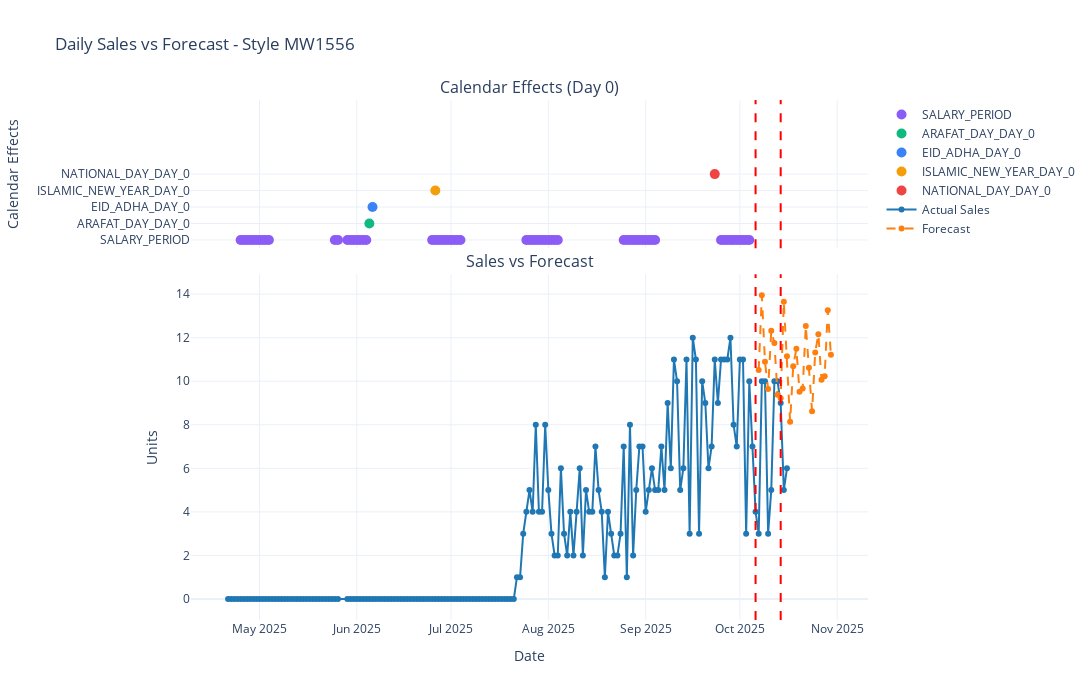

Notebook source saved alongside this figure:
### Code cell
# Example usage
SELECTED_STYLE = "MW1556" 
pdf_product, plot = FEVAL.plot_product_details_daily_short(validation_data, SELECTED_STYLE, products_df=products, EVALUATION_START_DATE=EVALUATION_START_DATE, EVALUATION_END_DATE=EVALUATION_END_DATE)
plot.show()

### Figure 1 — Plotly figure (JSON) as saved in the notebook; plotly's stock layout.template omitted (floating-point values rounded to 4 significant figures; data arrays with more than 128 entries replaced by an {"elided": "..."} marker saying what was removed)
{"data": [{"marker": {"color": "#8B5CF6", "size": 10}, "mode": "markers", "name": "SALARY_PERIOD", "showlegend": true, "type": "scatter", "x": ["2025-04-25T00:00:00", "2025-04-26T00:00:00", "2025-04-27T00:00:00", "2025-04-28T00:00:00", "2025-04-29T00:00:00", "2025-04-30T00:00:00", "2025-05-01T00:00:00", "2025-05-02T00:00:00", "2025-05-03T00:00:00", "2025-05-04T00:00:00", "2025-05-25T00:00:00", "2025-05-26T00:00:00", "2025-05-29T00:00:00", "2025-05-30T00:00:00", "2025-05-31T00:00:00", "2025-06-01T00:00:00", "2025-06-02T00:00:00", "2025-06-03T00:00:00", "2025-06-04T00:00:00", "2025-06-25T00:00:00", "2025-06-26T00:00:00", "2025-06-27T00:00:00", "2025-06-28T00:00:00", "2025-06-29T00:00:00", "2025-06-30T00:00:00", "2025-07-01T00:00:00", "2025-07-02T00:00:00", "2025-07-03T00:00:00", "2025-07-04T00:00:00", "2025-07-25T00:00:00", "2025-07-26T00:00:00", "2025-07-27T00:00:00", "2025-07-28T00:00:00", "2025-07-29T00:00:00", "2025-07-30T00:00:00", "2025-07-31T00:00:00", "2025-08-01T00:00:00", "2025-08-02T00:00:00", "2025-08-03T00:00:00", "2025-08-04T00:00:00", "2025-08-25T00:00:00", "2025-08-26T00:00:00", "2025-08-27T00:00:00", "2025-08-28T00:00:00", "2025-08-29T00:00:00", "2025-08-30T00:00:00", "2025-08-31T00:00:00", "2025-09-01T00:00:00", "2025-09-02T00:00:00", "2025-09-03T00:00:00", "2025-09-04T00:00:00", "2025-09-25T00:00:00", "2025-09-26T00:00:00", "2025-09-27T00:00:00", "2025-09-28T00:00:00", "2025-09-29T00:00:00", "2025-09-30T00:00:00", "2025-10-01T00:00:00", "2025-10-02T00:00:00", "2025-10-03T00:00:00", "2025-10-04T00:00:00"], "xaxis": "x", "y": [1, 1, 1, 1, 1, 1, 1, 1, 1, 1, 1, 1, 1, 1, 1, 1, 1, 1, 1, 1, 1, 1, 1, 1, 1, 1, 1, 1, 1, 1, 1, 1, 1, 1, 1, 1, 1, 1, 1, 1, 1, 1, 1, 1, 1, 1, 1, 1, 1, 1, 1, 1, 1, 1, 1, 1, 1, 1, 1, 1, 1], "yaxis": "y"}, {"marker": {"color": "#10B981", "size": 10}, "mode": "markers", "name": "ARAFAT_DAY_DAY_0", "showlegend": true, "type": "scatter", "x": ["2025-06-05T00:00:00"], "xaxis": "x", "y": [2], "yaxis": "y"}, {"marker": {"color": "#3B82F6", "size": 10}, "mode": "markers", "name": "EID_ADHA_DAY_0", "showlegend": true, "type": "scatter", "x": ["2025-06-06T00:00:00"], "xaxis": "x", "y": [3], "yaxis": "y"}, {"marker": {"color": "#F59E0B", "size": 10}, "mode": "markers", "name": "ISLAMIC_NEW_YEAR_DAY_0", "showlegend": true, "type": "scatter", "x": ["2025-06-26T00:00:00"], "xaxis": "x", "y": [4], "yaxis": "y"}, {"marker": {"color": "#EF4444", "size": 10}, "mode": "markers", "name": "NATIONAL_DAY_DAY_0", "showlegend": true, "type": "scatter", "x": ["2025-09-23T00:00:00"], "xaxis": "x", "y": [5], "yaxis": "y"}, {"line": {"color": "#1f77b4", "width": 2}, "marker": {"size": 6}, "mode": "lines+markers", "name": "Actual Sales", "type": "scatter", "x": {"elided": "191 str values"}, "xaxis": "x2", "y": {"elided": "191 int values"}, "yaxis": "y2"}, {"line": {"color": "#ff7f0e", "dash": "dash", "width": 2}, "marker": {"size": 6}, "mode": "lines+markers", "name": "Forecast", "type": "scatter", "x": {"elided": "191 str values"}, "xaxis": "x2", "y": {"elided": "191 float values"}, "yaxis": "y2"}], "layout": {"annotations": [{"font": {"size": 16}, "showarrow": false, "text": "Calendar Effects (Day 0)", "x": 0.5, "xanchor": "center", "xref": "paper", "y": 1, "yanchor": "bottom", "yref": "paper"}, {"font": {"size": 16}, "showarrow": false, "text": "Sales vs Forecast", "x": 0.5, "xanchor": "center", "xref": "paper", "y": 0.665, "yanchor": "bottom", "yref": "paper"}], "height": 700, "legend": {"orientation": "v", "x": 1.02, "xanchor": "left", "y": 1, "yanchor": "top"}, "shapes": [{"line": {"color": "#ff0000", "dash": "dash", "width": 2}, "type": "line", "x0": "2025-10-06T00:00:00", "x1": "2025-10-06T00:00:00", "xref": "x", "y0": 0, "y1": 1, "yref": "y domain"}, {"line": {"color": "#ff0000", "dash": "dash", "width": 2}, "type": "line", "x0": "2025-10-14T00:00:00", "x1": "2025-10-14T00:00:00", "xref": "x", "y0": 0, "y1": 1, "yref": "y domain"}, {"line": {"color": "#ff0000", "dash": "dash", "width": 2}, "type": "line", "x0": "2025-10-06T00:00:00", "x1": "2025-10-06T00:00:00", "xref": "x2", "y0": 0, "y1": 1, "yref": "y2 domain"}, {"line": {"color": "#ff0000", "dash": "dash", "width": 2}, "type": "line", "x0": "2025-10-14T00:00:00", "x1": "2025-10-14T00:00:00", "xref": "x2", "y0": 0, "y1": 1, "yref": "y2 domain"}], "title": {"text": "Daily Sales vs Forecast - Style MW1556"}, "width": 1400, "xaxis": {"anchor": "y", "domain": [0, 1], "matches": "x2", "showticklabels": false}, "xaxis2": {"anchor": "y2", "domain": [0, 1], "title": {"text": "Date"}}, "yaxis": {"anchor": "x", "domain": [0.715, 1], "range": [0.5, 9.5], "ticktext": ["SALARY_PERIOD", "ARAFAT_DAY_DAY_0", "EID_ADHA_DAY_0", "ISLAMIC_NEW_YEAR_DAY_0", "NATIONAL_DAY_DAY_0"], "tickvals": [1, 2, 3, 4, 5], "title": {"text": "Calendar Effects"}}, "yaxis2": {"anchor": "x2", "domain": [0, 0.665], "title": {"text": "Units"}}}}
